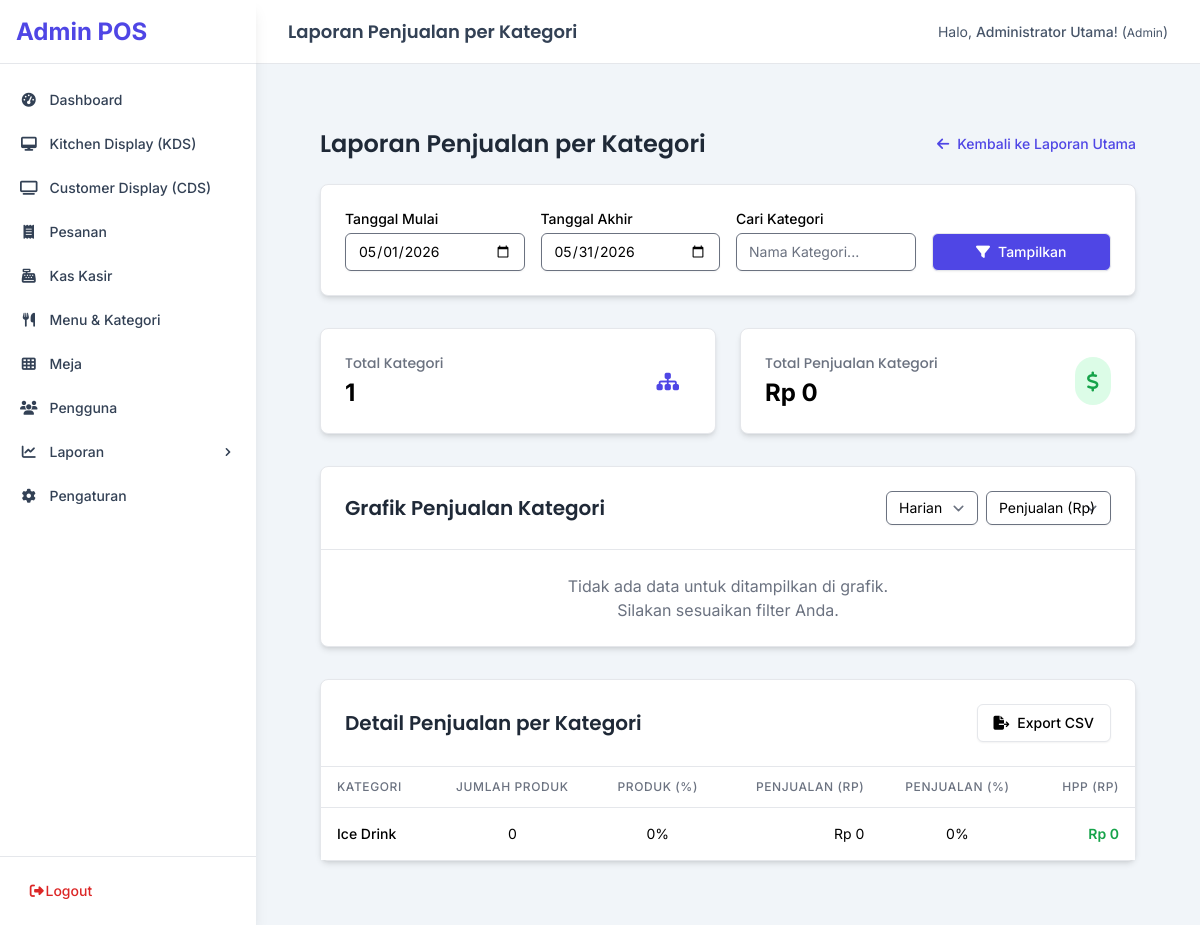
The page /admin/reports/category-sales (signed in) on the database as committed earlier.
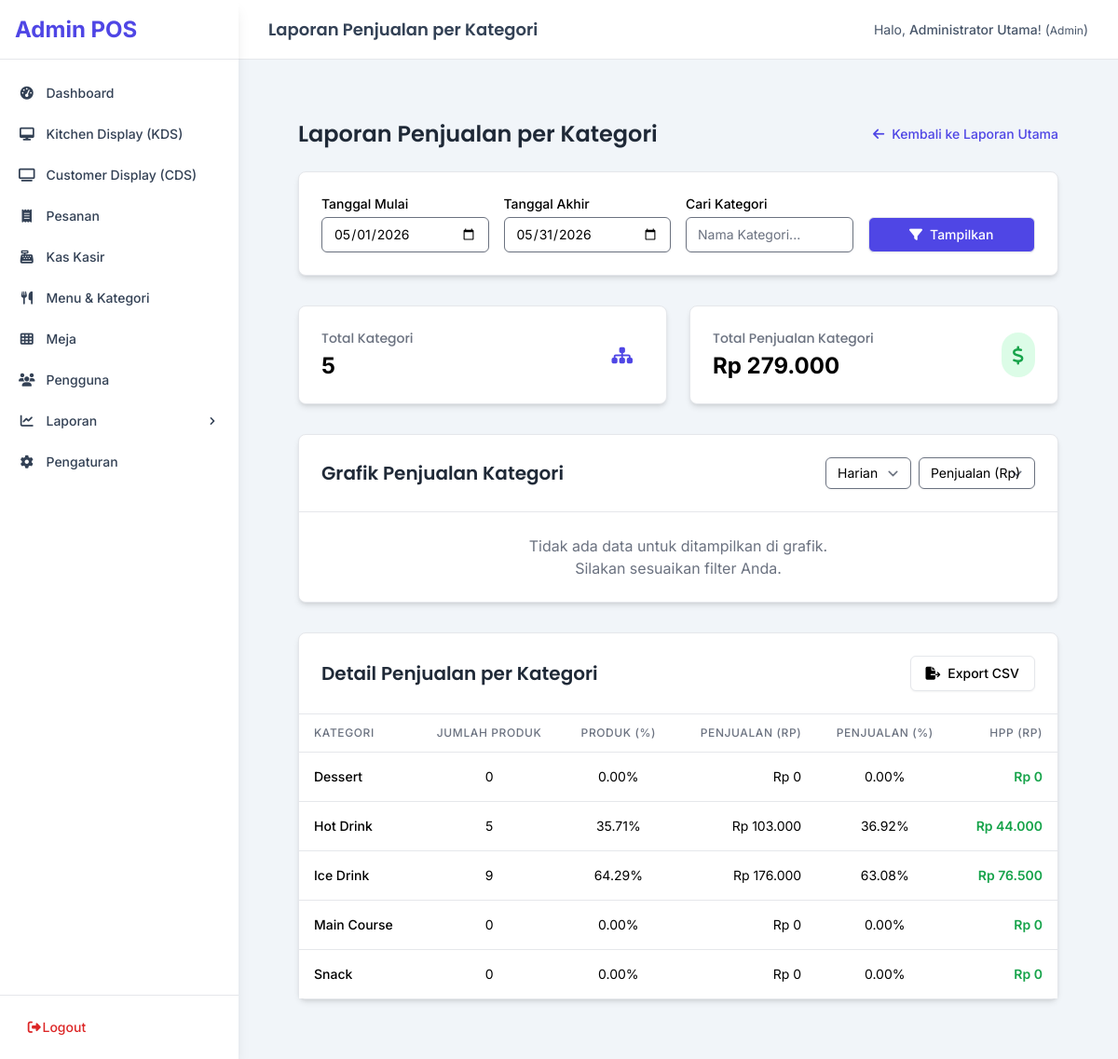
The same page on the database as committed later.
### tables this page shows
CREATE TABLE IF NOT EXISTS `categories` (
  `id` int(10) unsigned NOT NULL AUTO_INCREMENT,
  `name` varchar(100) NOT NULL COMMENT 'Nama kategori (e.g., Makanan, Minuman, Snack)',
  `description` text DEFAULT NULL COMMENT 'Deskripsi kategori',
  `sort_order` int(11) NOT NULL DEFAULT '0' COMMENT 'Urutan tampil kategori',
  `created_at` timestamp DEFAULT CURRENT_TIMESTAMP,
  `updated_at` timestamp DEFAULT CURRENT_TIMESTAMP ON UPDATE CURRENT_TIMESTAMP,
  PRIMARY KEY (`id`)  ,
  UNIQUE KEY `name` (`name`),
  KEY `idx_categories_name` (`name`)
);

### app/views/admin/reports/category_sales.php (the view, shortened to what the changed rows need)
<?php
$pageTitle = $pageTitle ?? 'Laporan Penjualan per Kategori';
$startDate = $startDate ?? date('Y-m-01');
$endDate = $endDate ?? date('Y-m-d');
$searchTerm = $searchTerm ?? '';
$reportData = $reportData ?? [];
$metrics = $metrics ?? [
    'total_categories' => 0,
    'total_sales' => 0,
];
$totalGlobalSales = $totalGlobalSales ?? 0;
$totalGlobalProducts = $totalGlobalProducts ?? 0;
$groupBy = $groupBy ?? 'day';
$chartMetric = $chartMetric ?? 'penjualan';
?>
<div class="container mx-auto p-4 lg:p-8">
    <div class="flex items-center justify-between mb-6">
        <h1 class="text-2xl font-semibold text-gray-800">
            <?= SanitizeHelper::html($pageTitle) ?>
        </h1>
        <a href="<?= UrlHelper::baseUrl('admin/reports') ?>" class="inline-flex items-center text-sm text-indigo-600 hover:text-indigo-800 font-medium">
            <i class="fas fa-arrow-left mr-2"></i> Kembali ke Laporan Utama
        </a>
    </div>
    <div class="bg-white p-6 rounded-lg shadow-md border border-gray-200 mb-8">
        <form action="<?= UrlHelper::baseUrl('admin/reports/category-sales') ?>" method="GET" class="grid grid-cols-1 md:grid-cols-3 lg:grid-cols-4 gap-4 items-end">
            <div>
                <label for="start_date" class="block text-sm font-medium text-gray-700 mb-1">Tanggal Mulai</label>
                <input type="date" name="start_date" id="start_date" value="<?= SanitizeHelper::html($startDate) ?>" class="form-input block w-full rounded-md border-gray-300 shadow-sm focus:border-indigo-500 focus:ring-indigo-500 sm:text-sm" />
            </div>
            <div>
                <label for="end_date" class="block text-sm font-medium text-gray-700 mb-1">Tanggal Akhir</label>
                <input type="date" name="end_date" id="end_date" value="<?= SanitizeHelper::html($endDate) ?>" class="form-input block w-full rounded-md border-gray-300 shadow-sm focus:border-indigo-500 focus:ring-indigo-500 sm:text-sm" />
            </div>
            <div class="lg:col-span-1">
                <label for="search" class="block text-sm font-medium text-gray-700 mb-1">Cari Kategori</label>
                <input type="text" name="search" id="search" placeholder="Nama Kategori..." value="<?= SanitizeHelper::html($searchTerm) ?>" class="form-input block w-full rounded-md border-gray-300 shadow-sm focus:border-indigo-500 focus:ring-indigo-500 sm:text-sm" />
            </div>
            <div class="lg:col-span-1 flex items-end">
                <button type="submit" class="w-full inline-flex items-center justify-center px-4 py-2 border border-transparent text-sm font-medium rounded-md shadow-sm text-white bg-indigo-600 hover:bg-indigo-700 focus:outline-none focus:ring-2 focus:ring-offset-2 focus:ring-indigo-500">
                    <i class="fas fa-filter mr-2"></i> Tampilkan
                </button>
            </div>
        </form>
    </div>
    <div class="grid grid-cols-1 md:grid-cols-2 gap-6 mb-8">
        <div class="bg-white p-6 rounded-lg shadow-md border border-gray-200 flex items-center justify-between">
            <div>
                <h3 class="text-sm font-medium text-gray-500">Total Kategori</h3>
                <p class="text-2xl font-bold text-gray-900 mt-1"><?= number_format($metrics['total_categories'] ?? 0) ?></p>
            </div>
            <div class="p-3 bg-indigo-100 text-indigo-600 rounded-full">
                <i class="fas fa-sitemap fa-lg"></i>
            </div>
        </div>
        <div class="bg-white p-6 rounded-lg shadow-md border border-gray-200 flex items-center justify-between">
            <div>
                <h3 class="text-sm font-medium text-gray-500">Total Penjualan Kategori</h3>
                <p class="text-2xl font-bold text-gray-900 mt-1"><?= NumberHelper::format_rupiah($metrics['total_sales'] ?? 0) ?></p>
            </div>
            <div class="p-3 bg-green-100 text-green-600 rounded-full">
                <i class="fas fa-dollar-sign fa-lg"></i>
            </div>
        </div>
    </div>
    <div class="bg-white rounded-lg shadow-md border border-gray-200 mb-8">
        <div class="p-6 border-b border-gray-200 flex flex-wrap justify-between items-center gap-4">
            <h3 class="text-xl font-semibold text-gray-800">Grafik Penjualan Kategori</h3>
            <form action="<?= UrlHelper::baseUrl('admin/reports/category-sales') ?>" method="GET" id="chart-filter-form" class="flex items-center gap-2">
                <select name="group_by" id="group_by" class="form-select rounded-md border-gray-300 shadow-sm text-sm py-1.5 focus:border-indigo-500 focus:ring-indigo-500">
                    <option value="day" <?= $groupBy === 'day' ? 'selected' : '' ?>>Harian</option>
                </select>
                <select name="chart_metric" id="chart_metric" class="form-select rounded-md border-gray-300 shadow-sm text-sm py-1.5 focus:border-indigo-500 focus:ring-indigo-500">
                    <option value="penjualan" <?= $chartMetric === 'penjualan' ? 'selected' : '' ?>>Penjualan (Rp)</option>
                </select>
            </form>
        </div>
        <div class="p-6">
            <div class="relative h-96">
            </div>
        </div>
    </div>
    <div class="bg-white rounded-lg shadow-md border border-gray-200">
        <div class="p-6 border-b border-gray-200 flex justify-between items-center">
            <h3 class="text-xl font-semibold text-gray-800">Detail Penjualan per Kategori</h3>
            <a href="<?= UrlHelper::baseUrl('admin/reports/product/by-category/export?start_date=' . SanitizeHelper::html($startDate) . '&end_date=' . SanitizeHelper::html($endDate) . '&search=' . SanitizeHelper::html($searchTerm)) ?>" class="inline-flex items-center px-4 py-2 border border-gray-300 rounded-md shadow-sm text-sm font-medium text-gray-700 bg-white hover:bg-gray-50 focus:outline-none focus:ring-2 focus:ring-offset-2 focus:ring-indigo-500">
                <i class="fas fa-file-export mr-2"></i>
                <span>Export CSV</span>
            </a>
        </div>
        <div class="w-full overflow-x-auto">
            <table class="min-w-full divide-y divide-gray-200">
                <thead class="bg-gray-50">
                    <tr>
                        <th class="px-4 py-3 text-left text-xs font-medium text-gray-500 uppercase tracking-wider">Kategori</th>
                        <th class="px-4 py-3 text-center text-xs font-medium text-gray-500 uppercase tracking-wider">Jumlah Produk</th>
                        <th class="px-4 py-3 text-center text-xs font-medium text-gray-500 uppercase tracking-wider">Produk (%)</th>
                        <th class="px-4 py-3 text-right text-xs font-medium text-gray-500 uppercase tracking-wider">Penjualan (Rp)</th>
                        <th class="px-4 py-3 text-center text-xs font-medium text-gray-500 uppercase tracking-wider">Penjualan (%)</th>
                        <th class="px-4 py-3 text-right text-xs font-medium text-gray-500 uppercase tracking-wider">HPP (Rp)</th>
                    </tr>
                </thead>
                <tbody class="bg-white divide-y divide-gray-200">
                    <?php if (empty($reportData)): ?>
                        <tr>
                            <td colspan="6" class="text-center py-12 text-gray-500">
                                <i class="fas fa-box-open text-4xl mb-3 text-gray-300"></i>
                                <p class="font-medium">Tidak ada data penjualan kategori untuk ditampilkan.</p>
                                <p class="text-sm">Silakan sesuaikan filter Anda di atas.</p>
                            </td>
                        </tr>
                    <?php else: ?>
                        <?php foreach ($reportData as $item): ?>
                            <tr>
                                <td class="px-4 py-4 whitespace-nowrap text-sm font-medium text-gray-900"><?= SanitizeHelper::html($item['category_name']) ?></td>
                                <td class="px-4 py-4 whitespace-nowrap text-sm text-center text-gray-700"><?= number_format($item['total_products_sold'] ?? 0) ?></td>
                                <td class="px-4 py-4 whitespace-nowrap text-sm text-center text-gray-700"><?= $totalGlobalProducts > 0 ? number_format((($item['total_products_sold'] ?? 0) / $totalGlobalProducts) * 100, 2) : 0 ?>%</td>
                                <td class="px-4 py-4 whitespace-nowrap text-sm text-right text-gray-700"><?= NumberHelper::format_rupiah($item['total_sales'] ?? 0) ?></td>
                                <td class="px-4 py-4 whitespace-nowrap text-sm text-center text-gray-700"><?= $totalGlobalSales > 0 ? number_format((($item['total_sales'] ?? 0) / $totalGlobalSales) * 100, 2) : 0 ?>%</td>
                                <td class="px-4 py-4 whitespace-nowrap text-sm text-right font-semibold text-green-600"><?= NumberHelper::format_rupiah($item['total_cogs'] ?? 0) ?></td>
                            </tr>
                        <?php endforeach; ?>
                    <?php endif; ?>
                </tbody>
            </table>
        </div>
    </div>
</div>

Rows that differ between the two databases and show on the page:
added categories: name "Dessert", total_products_sold "0", total_products_sold "0.00", total_sales "Rp 0", total_sales "0.00", total_cogs "Rp 0"
added categories: name "Hot Drink", total_products_sold "5", total_products_sold "35.71", total_sales "Rp 103.000", total_sales "36.92", total_cogs "Rp 44.000"
changed categories "Ice Drink": total_products_sold "0" → "9"; total_products_sold (not shown) → "64.29"; total_sales "Rp 0" → "Rp 176.000"; total_sales (not shown) → "63.08"; total_cogs "Rp 0" → "Rp 76.500"; no longer shows "0 0"
added categories: name "Main Course", total_products_sold "0", total_products_sold "0.00", total_sales "Rp 0", total_sales "0.00", total_cogs "Rp 0"
added categories: name "Snack", total_products_sold "0", total_products_sold "0.00", total_sales "Rp 0", total_sales "0.00", total_cogs "Rp 0"
Other text that changed with them:
$metrics['total_categories']: "1" → "5"
NumberHelper::format_rupiah($metrics['total_sales'] ?? 0): "Rp 0" → "Rp 279.000"
